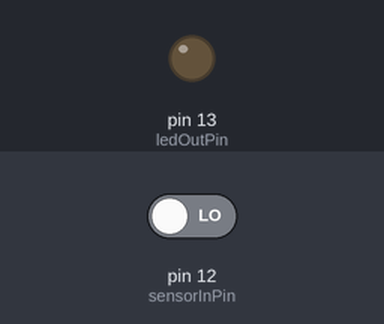
Bench run of a sketch on a simulated Arduino Uno, built with avr-gcc and run on an emulated ATmega328P. On the bench: output pins drawn as LEDs (lit = HIGH). Inputs (shaded band) come from the test bench; at power-on: pin 12 (sensorInPin) LOW.

Above: at 1.2 s.
1.3 s: pin 12 (sensorInPin) driven HIGH
At 2.6 s:
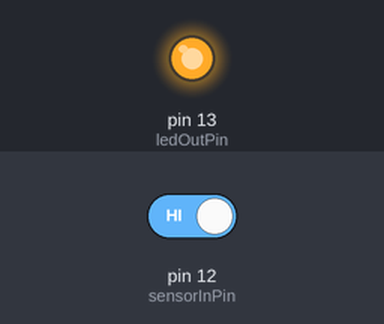
2.9 s: pin 12 (sensorInPin) driven LOW
At 3.9 s:
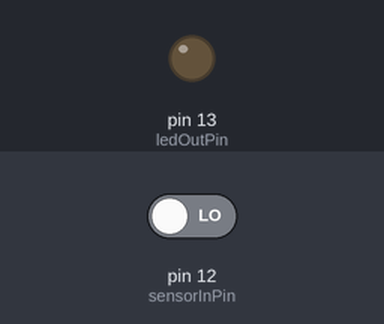
Timing chart, 0 to 5.9 s (numbered marks = the images above; inputs shaded):
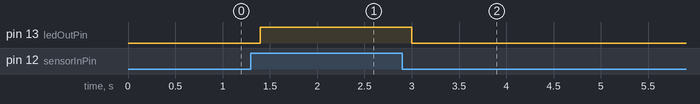

The sketch:

Sensor_Polling.ino
```cpp
/*
  Sensor_Polling.ino
  Created by Kenny from www.iotbreaks.vn, April 16, 2016.
  Released into the public domain.
  Tutorial:
*/
const byte ledOutPin = 13; // LED connected to digital pin 13
const byte sensorInPin = 12;  // Sensor DOUT connected to digital pin 12
volatile byte val = HIGH; // variable to store the read value from sensor dout.

void setup() {
  pinMode(ledOutPin, OUTPUT);
  pinMode(sensorInPin, INPUT);
}

void loop() {
  val = digitalRead(sensorInPin);
  digitalWrite(ledOutPin, val);
  delay(200);
}
```

Measured:
- after the input at 1.3 s, pin 13 (ledOutPin): LOW → HIGH after 0.10 s
- after the input at 2.9 s, pin 13 (ledOutPin): HIGH → LOW after 0.10 s
